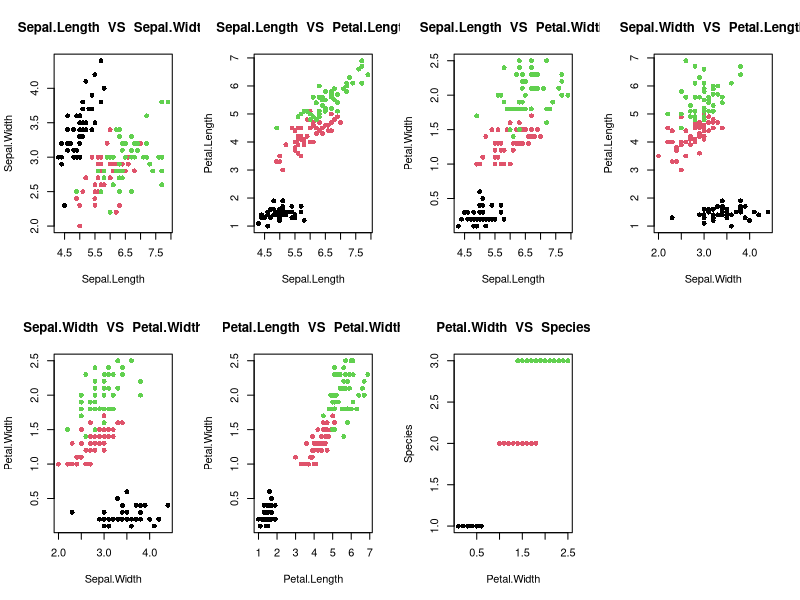

Generate this figure with R:
op = par(mfrow = c(2,4))
for(i in 1:(ncol(iris)-1)){
  x = iris[,i]
  for(j in  (i+1):(ncol(iris)-1)){
   if(i!=j){
     y = iris[,j]
     plot(x,y,main = paste(names(iris)[i] ," VS ",names(iris)[j]),xlab= names(iris)[i],ylab = names(iris)[j],col = as.numeric(iris$Species),pch = 16)
   }
  }
}


#black-setosa
#pink - versicolor
#green - virginica

